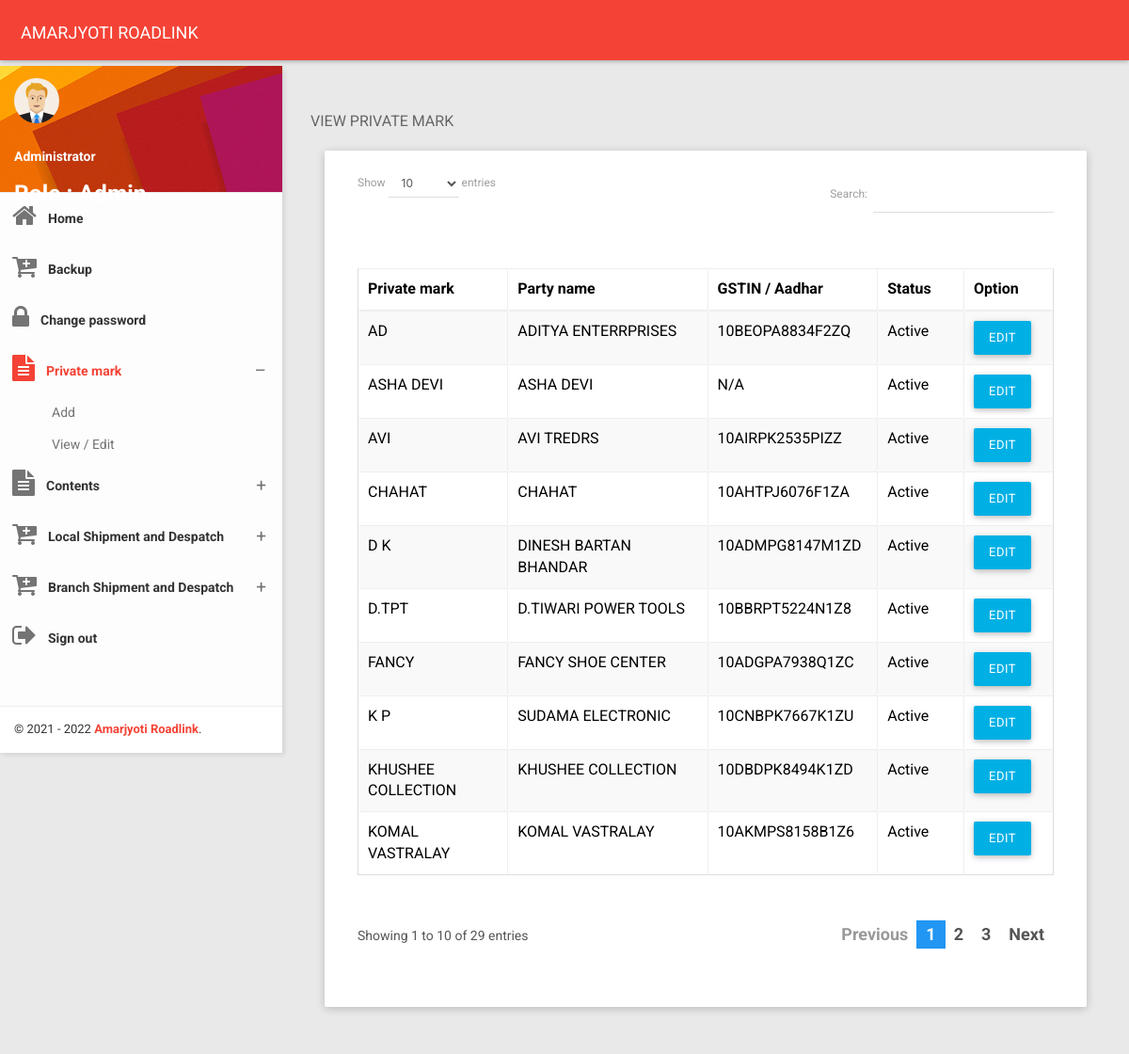
Page /view_private_mark.php (signed in) on the committed database.
### tables this page shows
CREATE TABLE IF NOT EXISTS `admin_login_access` (
  `id` bigint(14) NOT NULL AUTO_INCREMENT,
  `username` varchar(20) NOT NULL,
  `name` varchar(200) NOT NULL,
  `password` varchar(50) NOT NULL,
  `role` int(1) NOT NULL,
  `status` int(1) NOT NULL,
  `create_user` varchar(20) NOT NULL,
  PRIMARY KEY (`id`),
  UNIQUE KEY `uname` (`username`)
);

CREATE TABLE IF NOT EXISTS `mas_private_mark` (
  `id` bigint(14) NOT NULL,
  `private_mark` varchar(200) NOT NULL,
  `party_name` varchar(255) NOT NULL,
  `gstin_aadhar` varchar(100) NOT NULL,
  `status` int(1) NOT NULL,
  `create_user` varchar(20) NOT NULL,
  PRIMARY KEY (`id`),
  UNIQUE KEY `private_mark` (`private_mark`)
);

### global_functions.php (called while the page is built, shortened)
<?php
function getCompanyName(){
    $companyName="AMARJYOTI ROADLINK";
    return $companyName;
}
?>

### classes/DBOperation.php (called while the page is built, shortened)
<?php
class DBOperation {
    public $connection = "";
    public function __construct($host_ip, $user, $pass, $db) {
        $this->host = $host_ip;
        $this->username = $user;
        $this->password = $pass;
        $this->database = $db;
        $this->connection = mysqli_connect($this->host, $this->username, $this->password, $this->database);
    }
    public function fetchdata($sql) {
        try {
            $stmt = $this->connection->prepare($sql);
            $stmt->execute();
            $result = $stmt->get_result();
            while ($row = $result->fetch_assoc()) {
                $data[] = $row;
            }
        } catch (Exception $e) {
            echo $e->getMessage();
            die();
        }
        return $data;
    }
}

### classes/DBconfig.php (called while the page is built, shortened)
<?php
function connect_db() {
    $dboperation = new DBOperation("localhost", "root", "", "shipment");
    return $dboperation;
}
function ret_json_str($sql) {
    $ret_val = json_encode(connect_db()->fetchData($sql));
    return $ret_val;
}
?>

### view_private_mark.php (the view, shortened to what this page needs)
<?php
$main_page = "Private mark";
if ($_SESSION['shipment_user']) {
    $login_user = $_SESSION['shipment_user'];
    ?>﻿
    <!DOCTYPE html>
    <html>
        <head>
            <?php
            include './header_links.php';
            ?>
        </head>
        <body class="theme-red">
            <?php
            include './menu.php';
            ?>
            <section class="content">
                <div class="container-fluid">
                    <div class="block-header">
                        <h2>VIEW PRIVATE MARK
                        </h2>
                    </div>
                    <div class="row clearfix">
                        <div class="col-lg-12 col-md-12 col-sm-12 col-xs-12">
                            <div class="card">
                                <div class="body">
                                    <div class="table-responsive">
                                        <table class="table table-bordered table-striped table-hover js-basic-example dataTable">
                                            <thead>
                                                <tr>
                                                    <th>Private mark</th>
                                                    <th>Party name</th>
                                                    <th>GSTIN / Aadhar</th>
                                                    <th>Status</th>
                                                    <th>Option</th>
                                                </tr>
                                            </thead>
                                            <tbody>
                                                <?php
                                                $pm_SQL = "SELECT * FROM mas_private_mark";
                                                $fetch_pm = json_decode(ret_json_str($pm_SQL));
                                                foreach ($fetch_pm as $fetch_pms) {
                                                    ?>
                                                    <tr>
                                                        <td><?php echo $fetch_pms->private_mark; ?></td>
                                                        <td><?php echo $fetch_pms->party_name; ?></td>
                                                        <td><?php echo $fetch_pms->gstin_aadhar; ?> </td>
                                                        <td><?php echo $fetch_pms->status=="1"?"Active":"In-active"; ?></td>
                                                        <td>
                                                            <a href="edit_private_mark.php?pm_id=<?php echo $fetch_pms->id; ?>" class="btn btn-info">
                                                            EDIT
                                                            </a>
                                                        </td>
                                                    </tr>
                                                    <?php
                                                }
                                                ?>
                                            </tbody>
                                        </table>
                                    </div>
                                </div>
                            </div>
                        </div>
                    </div>
                </div>
            </section>
        </body>
    </html>
    <?php
} else {
    header("location:index.php");
}
?>

### menu.php (shortened to what this page needs)
<nav class="navbar">
    <div class="container-fluid">
        <div class="navbar-header">
            <a class="navbar-brand" href="home.php"><?php echo getCompanyName(); ?></a>
        </div>
    </div>
</nav>
<section>
    <aside id="leftsidebar" class="sidebar">
        <div class="user-info">
            <div class="image">
                <img src="images/user.png" width="48" height="48" alt="User" />
            </div>
            <?php
            $loginuser_SQL = "SELECT * FROM admin_login_access WHERE username='$login_user'";
            $fetch_loginuser = json_decode(ret_json_str($loginuser_SQL));
            foreach ($fetch_loginuser as $fetch_loginusers) {
                $login_role_id = $fetch_loginusers->role;
                if ($login_role_id == 1) {
                    $login_role_name = "Admin";
                } elseif ($login_role_id == 2) {
                    $login_role_name = "Co-admin";
                } else {
                    $login_role_name = "User";
                }
            }
            ?>
            <div class="info-container" style="color: #FFFFFF;">
                <div class="name" data-toggle="dropdown" aria-haspopup="true" aria-expanded="false">
                    <b><?php echo $fetch_loginusers->name; ?></b></div>
                <h5>Role : <?php echo $login_role_name; ?></h5>
            </div>
        </div>
        <div class="menu">
            <ul class="list">
                <li class="<?php if ($main_page == "Dashboard") { ?> active <?php } ?>">
                    <a href="home.php">
                        <i class="fa fa-home fa-2x"></i>
                        <span>Home</span>
                    </a>
                </li>
                  <li>
                    <a href="export_db.php">
                        <i class="fa fa-cart-plus fa-2x"></i>
                        <span>Backup</span>
                    </a>
                </li>
                <?php
                if ($login_user != "admin") {
                    ?>
                    <li class="<?php if ($main_page == "Change password") { ?> active <?php } ?>">
                        <a href="change_password.php">
                            <i class="fa fa-lock fa-2x"></i>
                            <span>Change password</span>
                        </a>
                    </li>
                    <?php
                }
                ?>
                <li class="<?php if ($main_page == "Private mark") { ?> active <?php } ?>">
                    <a href="javascript:void(0);" class="menu-toggle">
                        <i class="fa fa-file-text fa-2x"></i>
                        <span>Private mark</span>
                    </a>
                    <ul class="ml-menu">
                        <li>
                            <a href="add_private_mark.php">Add</a>
                        </li>
                        <li>
                            <a href="view_private_mark.php">View / Edit </a>
                        </li>
                    </ul>
                </li>
                <li class="<?php if ($main_page == "Contents") { ?> active <?php } ?>">
                    <a href="javascript:void(0);" class="menu-toggle">
                        <i class="fa fa-file-text fa-2x"></i>
                        <span>Contents</span>
                    </a>
                </li>
                <li class="<?php if ($main_page == "Local shipment") { ?> active <?php } ?>">
                    <a href="javascript:void(0);" class="menu-toggle">
                        <i class="fa fa-cart-plus fa-2x"></i>
                        <span>Local Shipment and Despatch</span>
                    </a>
                </li>
                <li class="<?php if ($main_page == "Branch shipment") { ?> active <?php } ?>">
                    <a href="javascript:void(0);" class="menu-toggle">
                        <i class="fa fa-cart-plus fa-2x"></i>
                        <span>Branch Shipment and Despatch</span>
                    </a>
                </li>
                <li>
                    <a href="logout.php">
                        <i class="fa fa-sign-out fa-2x"></i>
                        <span>Sign out</span>
                    </a>
                </li>
            </ul>
        </div>
        <div class="legal">
            <div class="copyright">
                &copy; 2021 - 2022 <a href="#">Amarjyoti Roadlink</a>.
            </div>
        </div>
    </aside>
</section>

### css/waves.css (style rules this page uses)
.waves-effect { position: relative; cursor: pointer; display: inline-block; overflow: hidden; -webkit-user-select: none; -moz-user-select: none; -ms-user-select: none; user-select: none; -webkit-tap-highlight-color: transparent; }
.waves-block { display: block; }

### css/all-themes.css (style rules this page uses)
.theme-red .navbar-brand { color: #fff; }
.theme-red .sidebar .menu .list li.active { background-color: transparent; }
.theme-red .sidebar .menu .list li.active > :first-child i, .theme-red .sidebar .menu .list li.active > :first-child span { color: #F44336; }
.theme-red .sidebar .menu .list .toggled { background-color: transparent; }
.theme-red .sidebar .menu .list .ml-menu { background-color: transparent; }
.theme-red .sidebar .legal { background-color: #fff; }
.theme-red .sidebar .legal .copyright a { color: #F44336 !important; }

### rows in the picture
admin_login_access: name "Administrator", role "Admin"
mas_private_mark: private_mark "FANCY", party_name "FANCY SHOE CENTER", gstin_aadhar "10ADGPA7938Q1ZC", status "Active"
mas_private_mark: private_mark "CHAHAT", party_name "CHAHAT", gstin_aadhar "10AHTPJ6076F1ZA", status "Active"
mas_private_mark: private_mark "D.TPT", party_name "D.TIWARI POWER TOOLS", gstin_aadhar "10BBRPT5224N1Z8", status "Active"
mas_private_mark: private_mark "KHUSHEE COLLECTION", party_name "KHUSHEE COLLECTION", gstin_aadhar "10DBDPK8494K1ZD", status "Active"
mas_private_mark: private_mark "K P", party_name "SUDAMA ELECTRONIC", gstin_aadhar "10CNBPK7667K1ZU", status "Active"
mas_private_mark: private_mark "ASHA DEVI", party_name "ASHA DEVI", gstin_aadhar "N/A", status "Active"
mas_private_mark: private_mark "AVI", party_name "AVI TREDRS", gstin_aadhar "10AIRPK2535PIZZ", status "Active"
mas_private_mark: private_mark "KOMAL VASTRALAY", party_name "KOMAL VASTRALAY", gstin_aadhar "10AKMPS8158B1Z6", status "Active"
mas_private_mark: private_mark "AD", party_name "ADITYA ENTERRPRISES", gstin_aadhar "10BEOPA8834F2ZQ", status "Active"
mas_private_mark: private_mark "D K", party_name "DINESH BARTAN BHANDAR", gstin_aadhar "10ADMPG8147M1ZD", status "Active"

### other values in the picture
getCompanyName() "AMARJYOTI ROADLINK"
